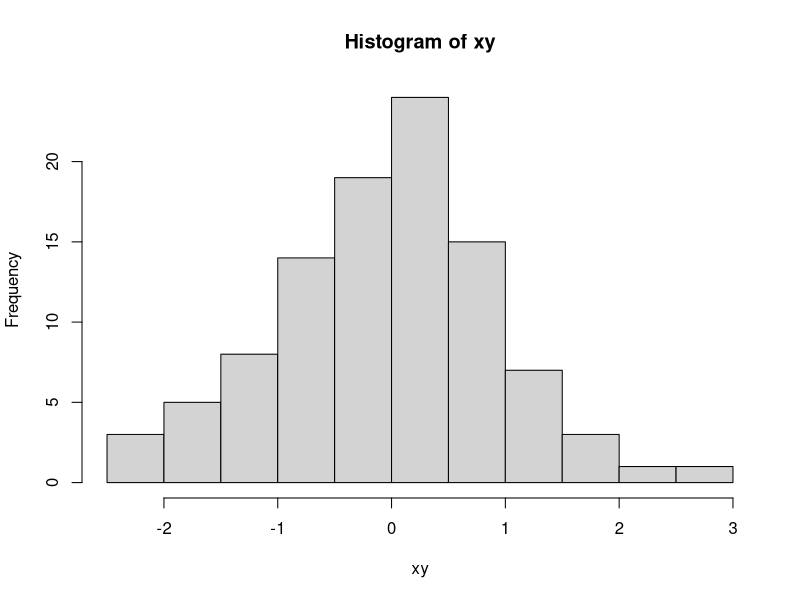
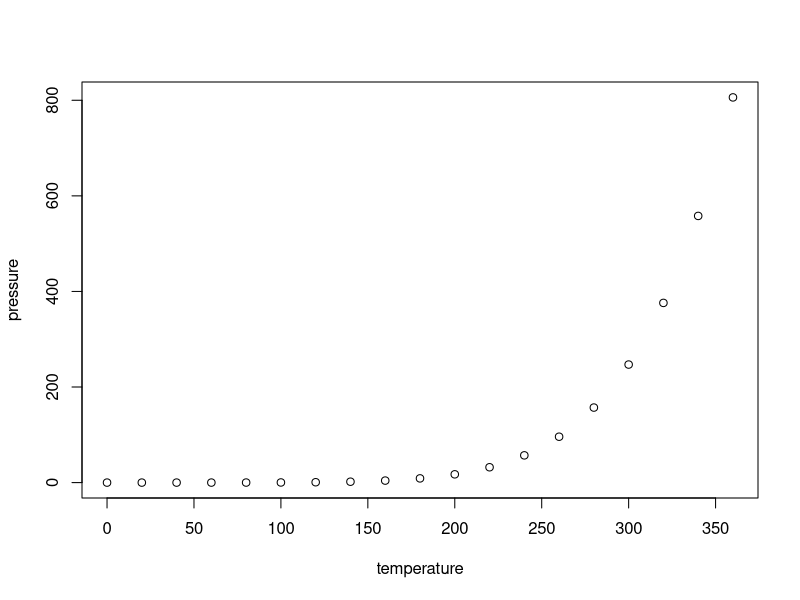

Here is the R script that generated these plots, in order:
## ---- chunk 1
knitr::opts_chunk$set(echo = TRUE)
## ---- chunk 2
xy = rnorm(100)
## ---- chunk 3
hist(xy)
## ---- chunk 4
summary(cars)
## ---- chunk 5
plot(pressure)
